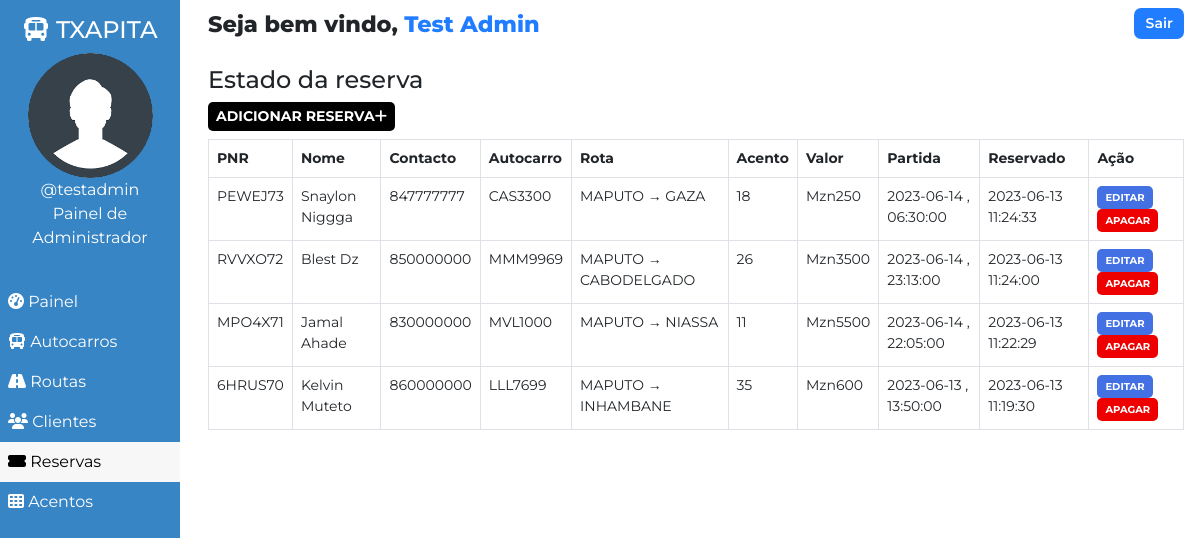
Page /admin/booking.php (signed in) on the committed database.
### tables this page shows
CREATE TABLE `users` (
  `user_id` int(11) NOT NULL,
  `user_fullname` varchar(100) NOT NULL,
  `user_name` varchar(30) NOT NULL,
  `user_password` varchar(255) NOT NULL,
  `user_created` datetime NOT NULL DEFAULT current_timestamp()
);

CREATE TABLE `bookings` (
  `id` int(100) NOT NULL,
  `booking_id` varchar(255) NOT NULL,
  `customer_id` varchar(255) NOT NULL,
  `route_id` varchar(255) NOT NULL,
  `customer_route` varchar(200) NOT NULL,
  `booked_amount` int(100) NOT NULL,
  `booked_seat` varchar(100) NOT NULL,
  `booking_created` datetime NOT NULL DEFAULT current_timestamp()
);

CREATE TABLE `customers` (
  `id` int(100) NOT NULL,
  `customer_id` varchar(255) NOT NULL,
  `customer_name` varchar(30) NOT NULL,
  `customer_phone` varchar(10) NOT NULL,
  `customer_created` datetime NOT NULL DEFAULT current_timestamp()
);

CREATE TABLE `routes` (
  `id` int(100) NOT NULL,
  `route_id` varchar(255) NOT NULL,
  `bus_no` varchar(155) NOT NULL,
  `route_cities` varchar(255) NOT NULL,
  `route_dep_date` date NOT NULL,
  `route_dep_time` time NOT NULL,
  `route_step_cost` int(100) NOT NULL,
  `route_created` datetime NOT NULL DEFAULT current_timestamp()
);

### assets/partials/_functions.php (called while the page is built, shortened)
<?php
    function get_from_table($conn, $table, $primaryKey, $pKeyValue, $toget)
    {
        $sql = "SELECT * FROM $table WHERE $primaryKey='$pKeyValue'";
        $result = mysqli_query($conn, $sql);
        $row = mysqli_fetch_assoc($result);
        if($row)
        {
            return $row["$toget"];
        }
        return false;
    }
?>

### admin/booking.php (the view, shortened to what this page needs)
<!DOCTYPE html>
<html lang="en">
<head>
    <link href="https://cdn.jsdelivr.net/npm/bootstrap@5.0.1/dist/css/bootstrap.min.css" rel="stylesheet">
    <?php
        $page="booking";
    ?>
</head>
<body>
    <?php require '../assets/partials/_admin-header.php';?>
        <?php
            $resultSql = "SELECT * FROM `bookings` ORDER BY booking_created DESC";
            $resultSqlResult = mysqli_query($conn, $resultSql);
            if(!mysqli_num_rows($resultSqlResult)){ ?>
                <div class="container mt-4">
                    <div id="noCustomers" class="alert alert-dark " role="alert">
                        <h1 class="alert-heading">Não existe nenhuma marcação!!</h1>
                        <p class="fw-light">Seja a primeira pessoa a adicionar um!</p>
                        <hr>
                        <div id="addCustomerAlert" class="alert alert-success" role="alert">
                                Click on <button id="add-button" class="button btn-sm"type="button"data-bs-toggle="modal" data-bs-target="#addModal">Adicionar <i class="fas fa-plus"></i></button> adicionar reserva!
                        </div>
                    </div>
                </div>
            <?php }
            else { ?>
            <section id="booking">
                <div id="head">
                    <h4>Estado da reserva</h4>
                </div>
                <div id="booking-results">
                    <div>
                        <button id="add-button" class="button btn-sm"type="button"data-bs-toggle="modal" data-bs-target="#addModal">Adicionar reserva<i class="fas fa-plus"></i></button>
                    </div>
                    <table class="table table-hover table-bordered">
                        <thead>
                            <th>PNR</th>
                            <th>Nome</th>
                            <th>Contacto</th>
                            <th>Autocarro</th>
                            <th>Rota</th>
                            <th>Acento</th>
                            <th>Valor</th>
                            <th>Partida</th>
                            <th>Reservado</th>
                            <th>Ação</th>
                        </thead>
                        <?php
                            while($row = mysqli_fetch_assoc($resultSqlResult))
                            {
                                $id = $row["id"];
                                $customer_id = $row["customer_id"];
                                $route_id = $row["route_id"];
                                $pnr = $row["booking_id"];
                                $customer_name = get_from_table($conn, "customers","customer_id", $customer_id, "customer_name");
                                $customer_phone = get_from_table($conn,"customers","customer_id", $customer_id, "customer_phone");
                                $bus_no = get_from_table($conn, "routes", "route_id", $route_id, "bus_no");
                                $route = $row["customer_route"];
                                $booked_seat = $row["booked_seat"];
                                $booked_amount = $row["booked_amount"];
                                $dep_date = get_from_table($conn, "routes", "route_id", $route_id, "route_dep_date");
                                $dep_time = get_from_table($conn, "routes", "route_id", $route_id, "route_dep_time");
                                $booked_timing = $row["booking_created"];
                        ?>
                        <tr>
                            <td>
                                <?php
                                    echo $pnr;
                                ?>
                            </td>
                            <td>
                                <?php
                                    echo $customer_name;
                                ?>
                            </td>
                            <td>
                                <?php
                                    echo $customer_phone;
                                ?>
                            </td>
                            <td>
                                <?php
                                    echo $bus_no;
                                ?>
                            </td>
                            <td>
                                <?php
                                    echo $route;
                                ?>
                            </td>
                            <td>
                                <?php
                                    echo $booked_seat;
                                ?>
                            </td>
                            <td>
                                <?php
                                    echo 'Mzn'.$booked_amount;
                                ?>
                            </td>
                            <td>
                                <?php
                                    echo $dep_date . " , ". $dep_time;
                                ?>
                            </td>
                            <td>
                                <?php
                                    echo $booked_timing;
                                ?>
                            </td>
                            <td>
                            <button class="button btn-sm edit-button" data-link="<?php echo $_SERVER['REQUEST_URI']; ?>" data-customerid="<?php
                                                echo $customer_id;?>" data-id="<?php
                                                echo $id;?>" data-name="<?php
                                                echo $customer_name;?>" data-phone="<?php
                                                echo $customer_phone;?>" >Editar</button>
                                <button class="button delete-button btn-sm" data-bs-toggle="modal" data-bs-target="#deleteModal"
                                data-id="<?php
                                                echo $id;?>" data-bookedseat="<?php
                                                echo $booked_seat;
                                            ?>" data-routeid="<?php
                                            echo $route_id;
                                        ?>"> Apagar</button>
                            </td>
                        </tr>
                        <?php
                        }
                    ?>
                    </table>
                </div>
            </section>
            <?php } ?>
        </div>
    </main>
</body>
</html>

### assets/partials/_admin-header.php
<?php
    require '_functions.php';
    $conn = db_connect();
    $user_id = $_SESSION['user_id'];
    $sql = "SELECT * FROM users WHERE user_id = $user_id";
    $result = mysqli_query($conn, $sql);
    if($row = mysqli_fetch_assoc($result))
    {
        $user_fullname = $row["user_fullname"];
        $user_name = $row["user_name"];
    }
?>
    <main id="container">
        <div id="sidebar">
            <h4><i class="fas fa-bus"></i> TXAPITA</h4>
            <div>
                <img class="adminDp" src="../assets/img/userav-min.png" height="125px" alt="Admin Profile Pic">
                <p>
                    <?php  echo '@'.$user_name;  ?>
                </p>
                <p>Painel de Administrador</p>
            </div>
            <ul id="options">
                <li class="option <?php if($page=='dashboard'){ echo 'active';}?>">
                    <a href="./dashboard.php">
                    <i class="fas fa-tachometer-alt"></i> Painel
                    </a>
                </li>
                <li class="option <?php if($page=='bus'){ echo 'active';}?>">
                    <a href="./bus.php">
                    <i class="fas fa-bus"></i> Autocarros
                    </a>
                </li>
                <li class="option <?php if($page=='route'){ echo 'active';}?>">
                    <a href="./route.php">
                    <i class="fas fa-road"></i> Routas
                    </a>
                </li>
                <li class="option <?php if($page=='customer'){ echo 'active';}?>">
                    <a href="./customer.php">
                    <i class="fas fa-users"></i> Clientes
                    </a>
                </li>
                <li class="option <?php if($page=='booking'){ echo 'active';}?>">
                    <a href="./booking.php">
                    <i class="fas fa-ticket-alt"></i> Reservas
                    </a>
                </li>
                <li class="option <?php if($page=='seat'){ echo 'active';}?>">
                    <a href="./seat.php">
                    <i class="fas fa-th"></i> Acentos
                    </a>
                </li>
            </ul>
        </div>
        <div id="main-content">
            <section id="welcome">
                <ul>
                    <li class="welcome-item">Seja bem vindo,
                        <span id="USER">
                            <?php
                                echo $user_fullname;
                            ?>
                        </span>
                    </li>
                    <li class="welcome-item">
                        <button id="logout" class="btn-sm">
                            <a href="../assets/partials/_logout.php">Sair</a>
                        </button>
                    </li>
                </ul>
            </section>

### assets/styles/admin.php (style rules this page uses)
body { margin: 0; box-sizing: border-box; font-family: 'Montserrat', sans-serif; background-color: white; }
html { scroll-behavior: smooth; }
*, *::after, *::before { box-sizing: inherit; }
#USER { color: #207DFF; }
.adminDp { border-radius: 50%; }
#welcome { background-color: white; }
#welcome ul { display: flex; justify-content: space-between; list-style-type: none; padding: 0; margin: 0; }
#welcome li { margin: 0 1rem; padding: 0.5rem 0; }
#welcome li:first-child { font-weight: 800; font-size: 1.4rem; }
#logout { padding: 0.3rem 0.7rem; background-color: #207DFF; font-weight: 600; outline: none; border: none; border-radius: 7px; }
#logout a { color: white; text-decoration: none; }
@media only screen and (min-width:1000px) { #sidebar { text-align: center; background-color: #3885c5; color: white; width: 15%; position: fixed; top: 0%; padding-top: 1rem; z-index: 2; height: 100vh; } }
@media only screen and (min-width:1000px) { #sidebar p { margin: 0; } }
@media only screen and (min-width:1000px) { #sidebar ul { margin-top: 2rem; } }
@media only screen and (min-width:1000px) { #options { list-style-type: none; text-align: left; padding-left: 0; } }
@media only screen and (min-width:1000px) { .option a { display: block; padding: 0.5rem; text-decoration: none; color: inherit; } }
@media only screen and (min-width:1000px) { .active { background-color:#f7f7f7; color:black; } }
@media only screen and (min-width:1000px) { #main-content { margin-left: 16%; } }

### assets/styles/admin-options.php (style rules this page uses)
* { font-family: Montserrat; }
#booking #head, #customer #head, #route #head, #seat #head, #bus #head { padding-top: 1rem; }
#booking, #customer, #route, #bus, #seat { padding: 0 1rem; }
#booking-results > div, #customer-results > div, #route-results > div, #bus-results > div { margin-bottom: 0.5rem; }
#booking-results button, #customer-results button, #route button, #bus-results button { border-radius: 5px; }
.button { border: none; font-weight: bold; text-transform: uppercase; }
#add-button { background-color: black; color: white; }
table { font-size: 14px; }
table th,td { padding-left: 0.3rem; }
table button { color: white; }
.edit-button { background-color: #4370E2; }
.delete-button { background-color: #EF0000; }
.edit-button, .delete-button { font-size: 10px }

### rows in the picture
users: user_name "testadmin", user_fullname "Test Admin"
bookings: booking "PEWEJ73", customer.customer_name "Snaylon Niggga", customer.customer_phone "847777777", route.bus_no "CAS3300", customer_route "MAPUTO → GAZA", booked_seat "18", booked_amount "250", route.route_dep_date "2023-06-14", route.route_dep_time "06:30:00", booking_created "2023-06-13 11:24:33"
bookings: booking "RVVXO72", customer.customer_name "Blest Dz", customer.customer_phone "850000000", route.bus_no "MMM9969", customer_route "MAPUTO → CABODELGADO", booked_seat "26", booked_amount "3500", route.route_dep_date "2023-06-14", route.route_dep_time "23:13:00", booking_created "2023-06-13 11:24:00"
bookings: booking "MPO4X71", customer.customer_name "Jamal Ahade", customer.customer_phone "830000000", route.bus_no "MVL1000", customer_route "MAPUTO → NIASSA", booked_seat "11", booked_amount "5500", route.route_dep_date "2023-06-14", route.route_dep_time "22:05:00", booking_created "2023-06-13 11:22:29"
bookings: booking "6HRUS70", customer.customer_name "Kelvin Muteto", customer.customer_phone "860000000", route.bus_no "LLL7699", customer_route "MAPUTO → INHAMBANE", booked_seat "35", booked_amount "600", route.route_dep_date "2023-06-13", route.route_dep_time "13:50:00", booking_created "2023-06-13 11:19:30"
